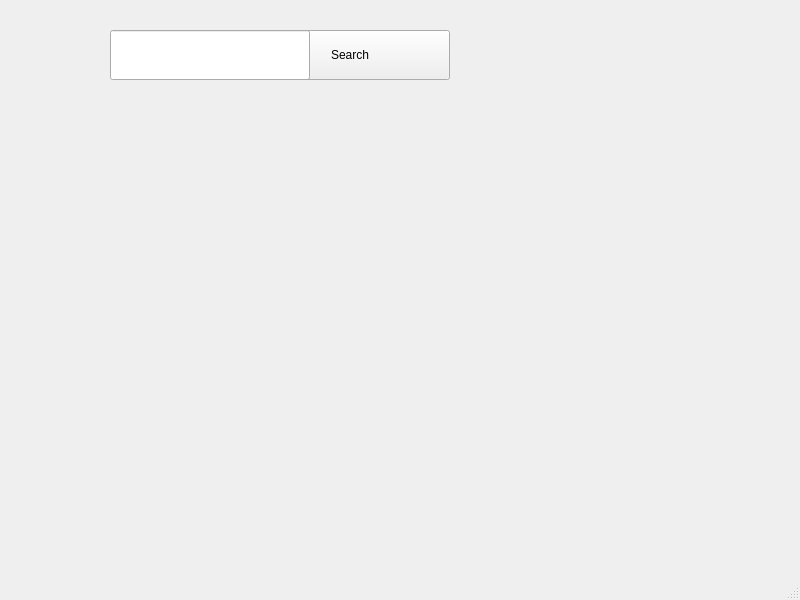
<?xml version="1.0" encoding="UTF-8"?>
<ui version="4.0">
 <class>MainWindow</class>
 <widget class="QMainWindow" name="MainWindow">
  <property name="geometry">
   <rect>
    <x>0</x>
    <y>0</y>
    <width>800</width>
    <height>600</height>
   </rect>
  </property>
  <property name="sizePolicy">
   <sizepolicy hsizetype="Expanding" vsizetype="Expanding">
    <horstretch>0</horstretch>
    <verstretch>0</verstretch>
   </sizepolicy>
  </property>
  <property name="windowTitle">
   <string>MainWindow</string>
  </property>
  <widget class="QWidget" name="centralwidget">
   <widget class="QPushButton" name="search_button">
    <property name="geometry">
     <rect>
      <x>250</x>
      <y>30</y>
      <width>200</width>
      <height>50</height>
     </rect>
    </property>
    <property name="sizePolicy">
     <sizepolicy hsizetype="Expanding" vsizetype="Expanding">
      <horstretch>100</horstretch>
      <verstretch>100</verstretch>
     </sizepolicy>
    </property>
    <property name="text">
     <string>Search</string>
    </property>
   </widget>
   <widget class="QLineEdit" name="search_input">
    <property name="geometry">
     <rect>
      <x>110</x>
      <y>30</y>
      <width>200</width>
      <height>50</height>
     </rect>
    </property>
    <property name="sizePolicy">
     <sizepolicy hsizetype="Expanding" vsizetype="Expanding">
      <horstretch>0</horstretch>
      <verstretch>0</verstretch>
     </sizepolicy>
    </property>
    <property name="text">
     <string/>
    </property>
   </widget>
  </widget>
  <widget class="QMenuBar" name="menubar">
   <property name="geometry">
    <rect>
     <x>0</x>
     <y>0</y>
     <width>800</width>
     <height>20</height>
    </rect>
   </property>
  </widget>
  <widget class="QStatusBar" name="statusbar"/>
 </widget>
 <resources/>
 <connections/>
</ui>
